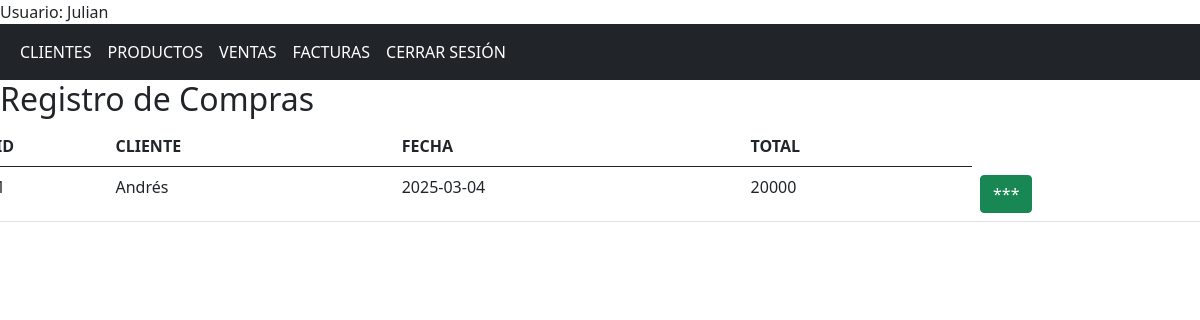
The page /compras (signed in) on the database its author committed.
### app/models/models.py (models this page shows, shortened)
class Usuario(db.Model, UserMixin):
    id = db.Column(db.Integer, primary_key = True)
    nombre = db.Column(db.String(150), nullable = False)
    correo = db.Column(db.String(150), nullable = False, unique = True)
    contrasena = db.Column(db.String(150), nullable = False)

class Compra(db.Model):
    id = db.Column(db.Integer, primary_key = True)
    fecha_venta = db.Column(db.Date, nullable=False, default=func.current_date())
    total = db.Column(db.Integer, nullable = False)
    id_cliente = db.Column(db.Integer, db.ForeignKey('cliente.id'), nullable = False)
    productos = db.relationship('CompraProducto', backref='compra')

class Cliente(db.Model):
    id = db.Column(db.Integer, primary_key = True)
    nombre = db.Column(db.String(150), nullable = False)
    direccion = db.Column(db.String(150), nullable = False)
    telefono = db.Column(db.String(15), nullable = False)
    correo = db.Column(db.String(150), nullable = False, unique = True)
    tipo_cliente = db.Column(db.String(20), nullable = False)
    estado = db.Column(db.String(25), nullable = False)
    compras = db.relationship('Compra', backref = 'cliente')

### app/controllers/nav.py (the view)
@nav.route('/compras')
@login_required
def compras():
    clientes = Cliente.query.all()
    productos = Producto.query.all()
    compras = Compra.query.all()
    return render_template('compras.html', clientes = clientes, productos = productos, compras = compras)

### app/templates/compras.html (shortened to what this page needs)
{% extends "base.html" %}
{% block contenido%}
<h2>Registro de Compras</h2>
<div class="row">
    <table class="table table-hover col">
        <thead>
            <th>ID</th>
            <th>CLIENTE</th>
            <th>FECHA</th>
            <th>TOTAL</th>
        </thead>
        <tbody id="tabla_compras">
            {% for compra in compras %}
            <tr>
                <td>{{ compra.id }}</td>
                <td>{{ compra.cliente.nombre }}</td>
                <td>{{ compra.fecha_venta }}</td>
                <td>{{ compra.total }}</td>
                <td><button type="button" class="btn btn-success botonInfo" valor="{{ compra.id }}">***</button></td>
            </tr>
            {% endfor%}
        </tbody>
    </table>
</div>
{% endblock%}

### app/templates/base.html (shortened to what this page needs)
<!DOCTYPE html>
<html lang="en">
<head>
    <link href="https://cdn.jsdelivr.net/npm/bootstrap@5.0.2/dist/css/bootstrap.min.css" rel="stylesheet">
    <link rel="stylesheet" href="{{ url_for('static', filename='css/styles.css') }}">
</head>
<body>
    {% if current_user.is_authenticated %}
    <div>Usuario: {{ current_user.nombre }}</div>
    {% endif %}
    <nav class="navbar navbar-expand-sm bg-dark navbar-dark">
        <div class="container-fluid">
            <ul class="navbar-nav">
                {% if current_user.is_authenticated %}
                <li class="nav-item">
                    <a class="nav-link active" href="{{url_for('nav.clientes')}}"> CLIENTES</a>
                </li>
                <li class="nav-item">
                    <a class="nav-link active" href="{{url_for('nav.productos')}}">PRODUCTOS</a>
                </li>
                <li class="nav-item">
                    <a class="nav-link active" href="{{url_for('nav.compras')}}">VENTAS</a>
                </li>
                <li class="nav-item">
                    <a class="nav-link active" href="{{url_for('nav.facturas')}}">FACTURAS</a>
                </li>
                <li class="nav-item">
                    <a class="nav-link active" href="{{url_for('aut.logout')}}">CERRAR SESIÓN</a>
                </li>
                {% endif %}
            </ul>
        </div>
    </nav>
    {%block contenido%}{%endblock%}
</body>
</html>

### rows shown on the page
Usuario: nombre "Julian"
Compra: cliente.nombre "Andrés", fecha_venta "2025-03-04", total "20000"
